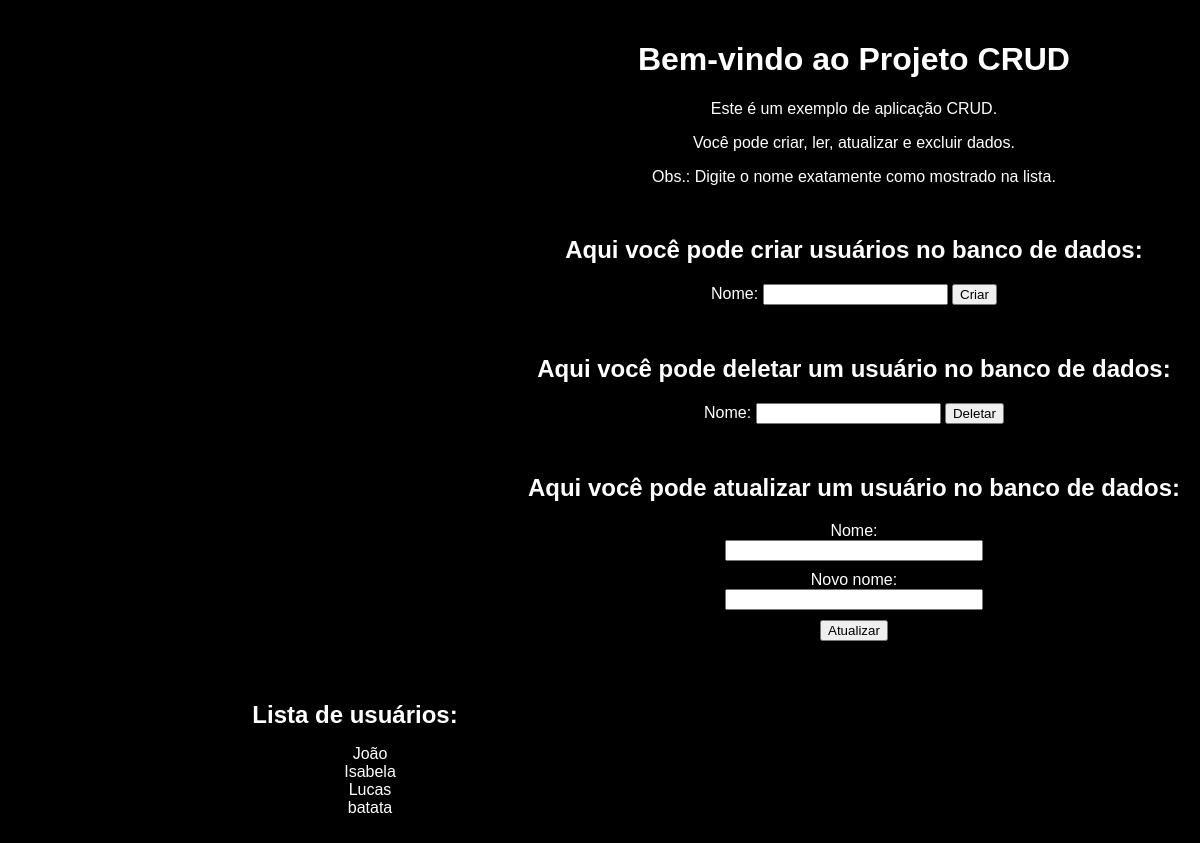
/, run on an earlier commit of the app's database.
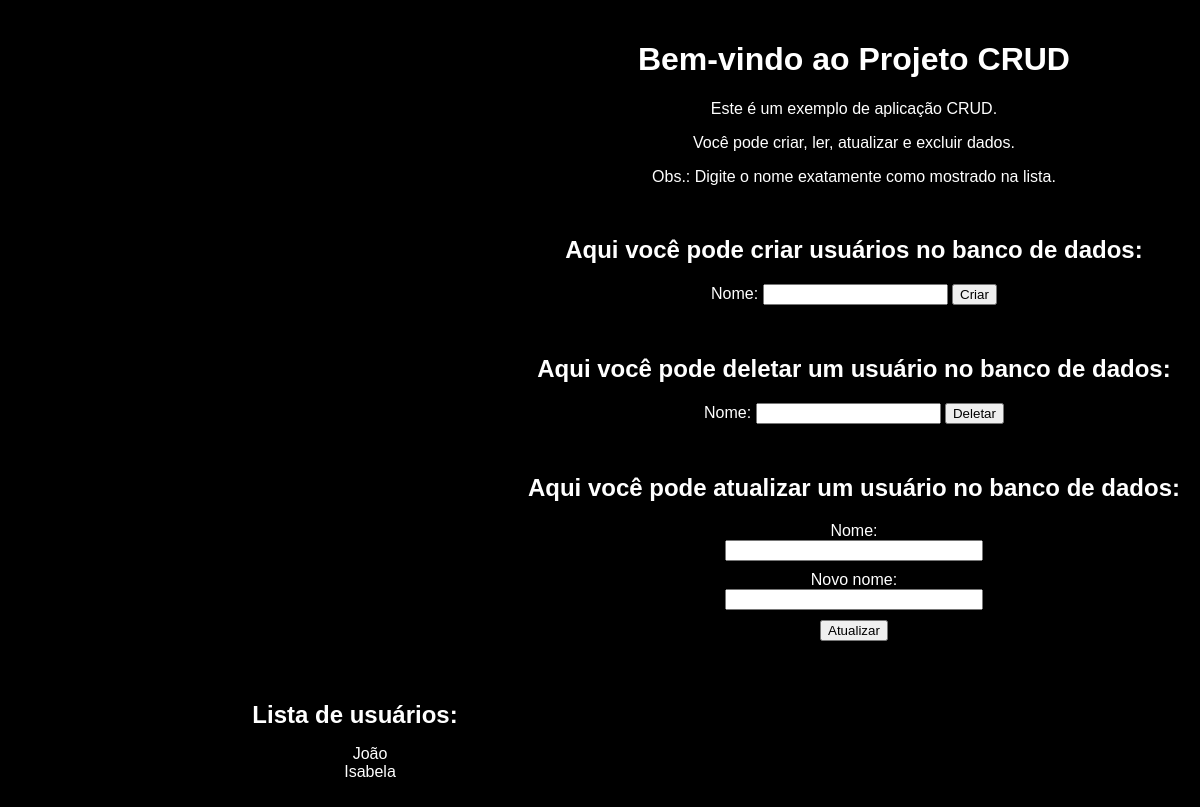
And on a later commit of the database.
### main.py (models this page shows)
class Usuario(Base):
    __tablename__ = 'usuarios'
    id = Column(Integer, primary_key=True, autoincrement=True)
    name = Column(String(40), unique=True)

### views.py (the view)
@app.route('/')
def index():
    sessao = _Sessao()
    usuarios = sessao.query(Usuario)
    return render_template('index.html', usuarios=usuarios)

### templates/index.html (shortened to what this page needs)
<!DOCTYPE html>
<html lang="pt-br, en">
<head>
    <link rel="stylesheet" href="/static/index.css">
</head>
<body>
    <div class="forms">
        <h1>Bem-vindo ao Projeto CRUD</h1>
        <p>Este é um exemplo de aplicação CRUD.</p>
        <p>Você pode criar, ler, atualizar e excluir dados.</p>
        <p>Obs.: Digite o nome exatamente como mostrado na lista.</p>
        <h2>Aqui você pode criar usuários no banco de dados:</h2>
        <form action='../create' method="post">
            <label for="name">Nome:</label>
            <input type="text" id="name" name="name" required>
            <button type="submit">Criar</button>
        </form>
        <h2>Aqui você pode deletar um usuário no banco de dados:</h2>
        <form action='../remove' method="post">
            <label for="name">Nome:</label>
            <input type="text" name="name" required>
            <button type="submit">Deletar</button>
        </form>
        <h2>Aqui você pode atualizar um usuário no banco de dados:</h2>
        <form action='../update' method="post">
            <label class="name_atual" for="name">Nome:</label>
            <input class="input_update" type="text" name="name" required>
            <label class="new_name" for="new_name">Novo nome:</label>
            <input class="input_update" type="text" name="new_name" required>
            <button class="bt_update" type="submit">Atualizar</button>
        </form>
    </div>
    <div class="painel">
        <h2>Lista de usuários:</h2>
        <ul>
            {% for conta in usuarios %}
                <li>{{ conta.name }}</li>
            {% endfor %}
        </ul>
    </div>
</body>
</html>

What changed in the data, as far as the page shows it:
removed Usuario: name "Lucas"
removed Usuario: name "batata"
